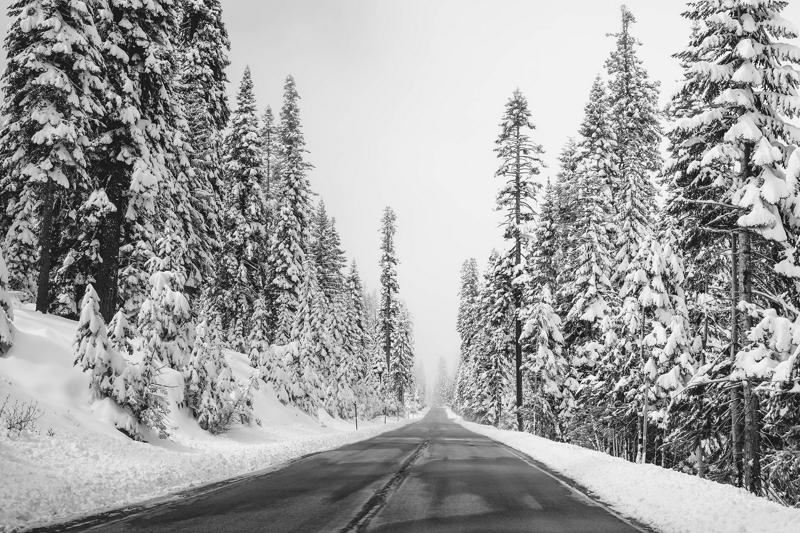
%> input picture Assignment_2/Part-1_ Image Enhancement/images/image2.jpg, 800 x 533 px
$ octave q9_1.m   (GNU Octave 9; MATLAB toolbox functions it lacks are replaced by stand-ins)
%> lines starting %> are read from the running program, lines starting %| are printed output that depends on the picture
### Assignment_2/masoumeh/compute_LoG.m
function imOut = compute_LoG(image, LOG_type)

switch LOG_type
    case 1
        %method 1
        g = imfilter(image,gauss2D(0.5 , 5));
        h = fspecial('laplacian');
        imOut = imfilter(g,h);

    case 2
        %method 2
        log_filter = fspecial('log',5,0.5);
        imOut = imfilter(image,log_filter);


    case 3
        %method 3
        g1 = gauss2D(0.5/sqrt(2) , 5);
        g2 = gauss2D(sqrt(2)/0.5 , 5);
        imOut = imfilter(image,g1 -g2);


end
end

### Assignment_2/Part-1_ Image Enhancement/gauss2D.m
function G = gauss2D( sigma , kernel_size )
    g_row=gauss1D(sigma,kernel_size);
    g_col=gauss1D(sigma,kernel_size);
    g_col=reshape(g_col,kernel_size,1);
    G=g_col*g_row;
end

### Assignment_2/masoumeh/gauss1D.m
function G = gauss1D( sigma , kernel_size )

    G = zeros(1, kernel_size);
    if mod(kernel_size, 2) == 0
        error('kernel_size must be odd, otherwise the filter will not have a center to convolve on');
    end

    X = (-1)*floor(kernel_size/2) : floor(kernel_size/2);
    G = (1 / (sigma * sqrt(2*pi)))* exp(-1*(X.^2) / (2* (sigma^2)));

    G = G ./ sum(G);

end

### Assignment_2/masoumeh/q9_1.m
im= im2double(imread('images/image2.jpg'));
%> im: size 533x800 double; min 0, max 1, mean 0.627
LOG_type = {'Laplacian','LoG','DoG'}
figure(1)
for i= 1:3
    imOut= compute_LoG(im,i);
    subplot(1,3,i); imshow(imOut), title(sprintf('%s',LOG_type{i}));
end
%> this loop made 3 passes
%> pass 1, in compute_LoG, `imOut = imfilter(g,h);`:
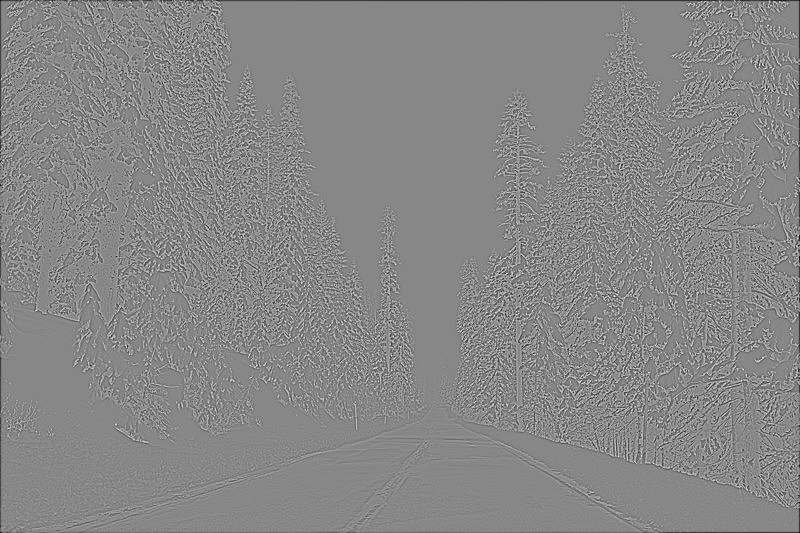
%> imOut: size 533x800 double; min -1.21, max 1.06, mean -0.00335; drawn with min black and max white
%> pass 1, `imshow(imOut)`:
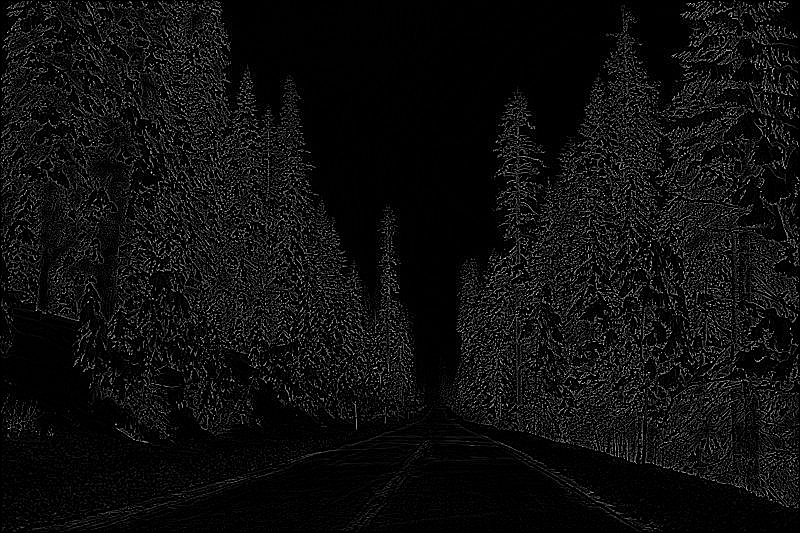
%> displayed picture: size 533x800, on the screen's scale of 0 to 255; min 0, max 255, mean 14.6
%> after the loop:
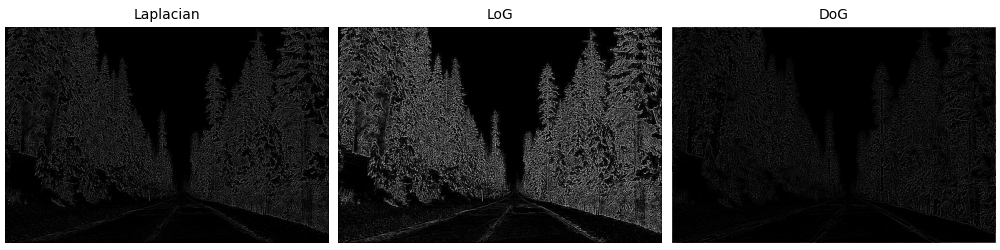
%> figure redrawn from the program's plot data, 3 panels
saveas(figure(1), 'Laplacian_LoG_DoG.png');

$ run again, with Assignment_2/Part-1_ Image Enhancement/images/image1.jpg copied over Assignment_2/Part-1_ Image Enhancement/images/image2.jpg
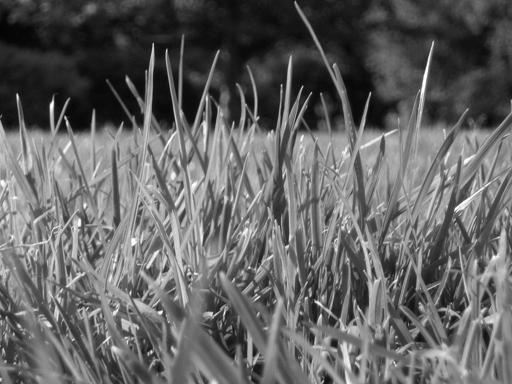
%> input picture Assignment_2/Part-1_ Image Enhancement/images/image1.jpg, 512 x 384 px
%> the loop `for i= 1:3` made 3 passes
%> pass 1, `imshow(imOut)`:
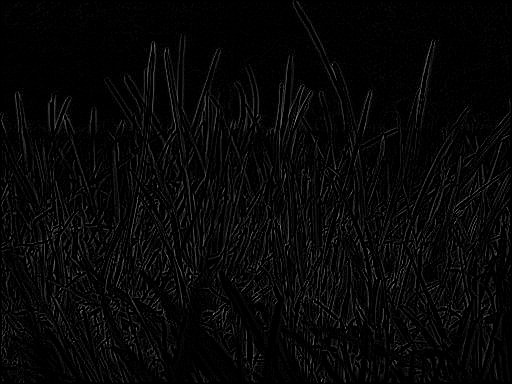
%> displayed picture: size 384x512, on the screen's scale of 0 to 255; min 0, max 147, mean 7.1
%> after the loop `for i= 1:3`:
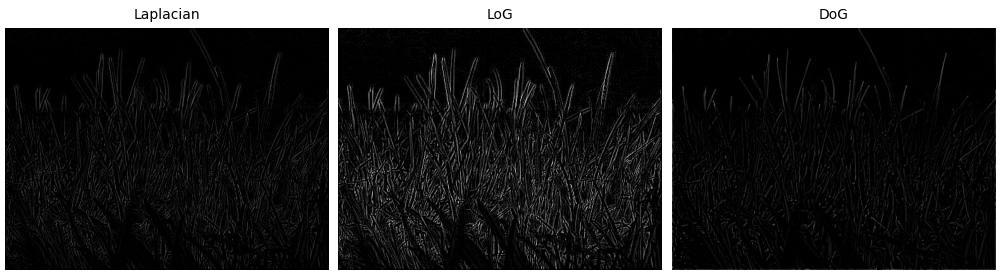
%> figure redrawn from the program's plot data, 3 panels
